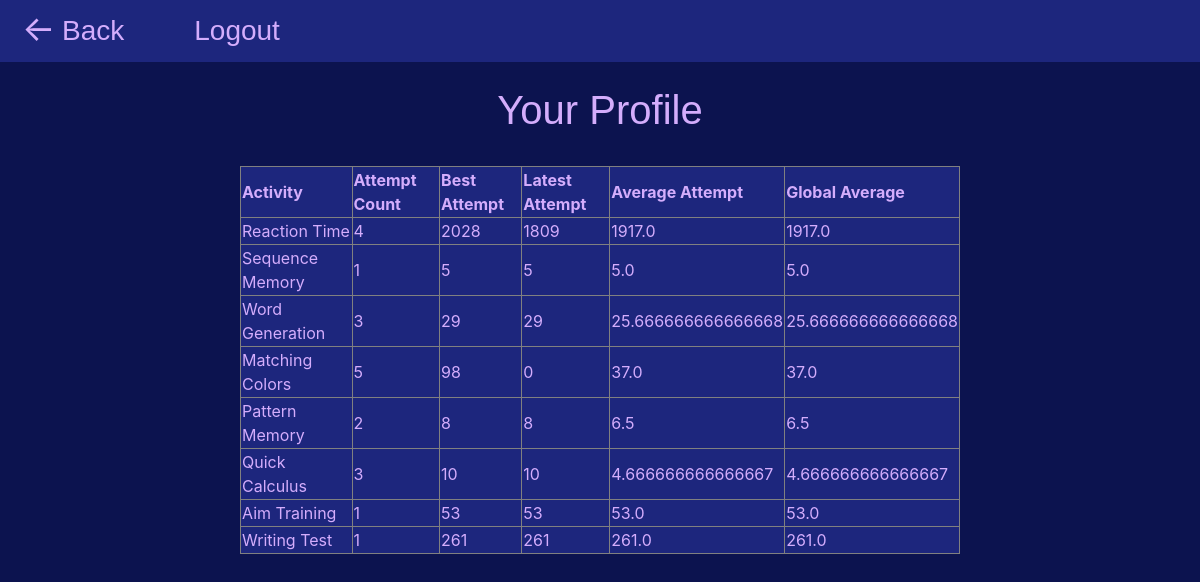
The app's page /profile (signed in), older data.
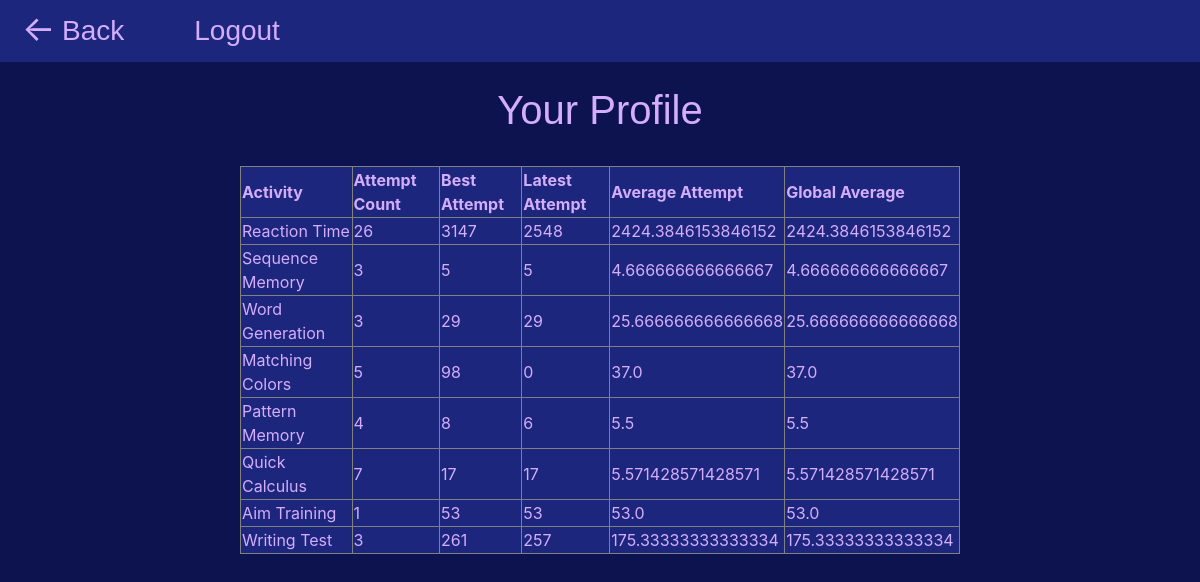
The same page, newer data.
### website/models.py (models this page shows)
class Statistics(db.Model):
    __tablename__ = 'stats'
    id = db.Column(db.Integer, primary_key=True)
    owner_id = db.Column(db.Integer, db.ForeignKey('users.id'), nullable=False)
    type = db.Column(db.Enum(Activities), nullable=False)
    results = db.Column(db.Integer)
    created_at = db.Column(db.DateTime(timezone=True), default=func.now())
    owner = db.relationship('User', back_populates='statistics')

### website/views.py (the view)
@views.route('/profile')
@login_required
def profile():
    return render_template('profile.html', stats = make_stats())

### website/auth.py (called while the page is built)
@login_manager.user_loader
def load_user(user_id):
    return User.query.get(int(user_id))

### website/stats_support.py (called while the page is built)
def get_attempt_count(game_id):
    stats = Statistics.query.filter_by(owner_id=current_user.get_id(), type=game_id).all()
    results = [stat.results for stat in stats]
    return len(results)

def get_best_attempt_for(game_id):
    stat = Statistics.query.filter_by(owner_id=current_user.get_id(), type=game_id).\
        order_by(Statistics.results.desc()).first()
    if stat:
        return stat.results
    else:
        return 0

def get_latest_attempt_for(game_id):
    stat = Statistics.query.filter_by(owner_id=current_user.get_id(), type=game_id).\
        order_by(Statistics.created_at.desc()).first()
    if stat:
        return stat.results
    else:
        return 0

def get_average_attempt_for(game_id):
    stats = Statistics.query.filter_by(owner_id=current_user.get_id(), type=game_id).all()
    results = [stat.results for stat in stats]
    if len(results) == 0:
        return 0
    else:
        return sum(results) / len(results)

def get_global_average_for(game_id):
    stats = Statistics.query.filter_by(type=game_id).all()
    results = [stat.results for stat in stats]
    if len(results) == 0:
        return 0
    else:
        return sum(results) / len(results)

def make_stats_for(game_id):
    stats = [
        {"name": "Attempt Count", "value": get_attempt_count(game_id=game_id)},
        {"name": "Best Attempt", "value": get_best_attempt_for(game_id=game_id)},
        {"name": "Latest Attempt", "value": get_latest_attempt_for(game_id=game_id)},
        {"name": "Average Attempt", "value": get_average_attempt_for(game_id=game_id)},
        {"name": "Global Average", "value": get_global_average_for(game_id=game_id)}
    ]
    return stats

### website/templates/profile.html (shortened to what this page needs)
{% extends 'base.html' %}
{% block content %}
    <div class="button-line-left">
        <div class="back-button">
            <back>
                <a href="/">Back</a>
            </back>
        </div>
        <div class="logout-button">
            <back>
                <a href="/auth/logout">Logout</a>
            </back>
        </div>
    </div>
<div class="centering_container">
    <h1 align="center">Your Profile</h1>
</div>
    <table border="1" style="width: 60%; background-color: #1D267D; color: #D4ADFC;">
        <thead>
            <tr>
                <th>Activity</th>
                <th>Attempt Count</th>
                <th>Best Attempt</th>
                <th>Latest Attempt</th>
                <th>Average Attempt</th>
                <th>Global Average</th>
            </tr>
        </thead>
        <tbody>
            {% for game in stats %}
                <tr>
                    <td>{{ game['name'] }}</td>
                    {% for game_stats in game['value'] %}
                        <td>{{ game_stats['value'] }}</td>
                    {% endfor %}
                </tr>
            {% endfor %}
        </tbody>
    </table>
{% endblock %}

### website/templates/base.html (shortened to what this page needs)
    <!DOCTYPE html>
    <html lang="en">
    <head>
        <link
            rel="stylesheet"
            href="https://stackpath.bootstrapcdn.com/bootstrap/4.4.1/css/bootstrap.min.css"
>
        <link
            rel="stylesheet"
            href="https://stackpath.bootstrapcdn.com/font-awesome/4.7.0/css/font-awesome.min.css"
>
    </head>
    <body>
        <div class="content">
            {% block content %} {% endblock %}
        </div>
    </body>
    </html>

### website/templates/base.html (style rules this page uses)
body { background-color: #0C134F; }
.content { justify-content: center; width: 100%; display: flex; flex-direction: row; flex-wrap: wrap; }
.button-line-left { background-color: #1D267D; justify-content: left; width: 100%; display: flex; padding-left: 1vw; }
.centering_container { width: 100%; justify-content: center; display: flex; padding: 2vw; text-align: justify; color: #D4ADFC; font-family: 'Lucida Sans', 'Lucida Sans Regular', 'Lucida Grande', 'Lucida Sans Unicode', Geneva, Verdana, sans-serif; font-size: x-large; }

### website/templates/profile.html (style rules this page uses)
.back-button { background-color: #1D267D; color: rgb(144, 45, 9); font-size: 16px; padding: 10px 20px; display: inline-block; position: relative; }
.logout-button { background-color: #1D267D; color: rgb(144, 45, 9); font-size: 16px; padding: 10px 20px; display: inline-block; position: relative; margin-right: 1vw; }
.back-button::before { content: '←'; position: absolute; left: 10px; top: 50%; transform: translateY(-55%); font-size: 35px; color: #D4ADFC; }
back a { color: #D4ADFC; font-size: 3.5vh; margin-left: 30px; text-decoration: none; font-family: 'Lucida Sans', 'Lucida Sans Regular', 'Lucida Grande', 'Lucida Sans Unicode', Geneva, Verdana, sans-serif; }

Row changes from the older to the newer data that the page shows:
no longer on this page (row unchanged): Statistics: value "2028", shown under "Reaction Time"
no longer on this page (row unchanged): Statistics: value "1809", shown under "Reaction Time"
no longer on one of the page's lists (row unchanged): Statistics: value "261"
added Statistics: value "3147", shown under "Reaction Time"
added Statistics: value "2548", shown under "Reaction Time"
added Statistics: value "257", shown under "Writing Test"
Text that changed along with them:
list line gone: "4 1917.0 1917.0"
new list line: "26 2424.3846153846152 2424.3846153846152"
list line gone: "1 5.0 5.0"
new list line: "3 4.666666666666667 4.666666666666667"
list line gone: "2 8 6.5 6.5"
new list line: "4 6 5.5 5.5"
list line gone: "3 10 10 4.666666666666667 4.666666666666667"
new list line: "7 17 17 5.571428571428571 5.571428571428571"
list line gone: "1 261.0 261.0"
new list line: "3 175.33333333333334 175.33333333333334"
